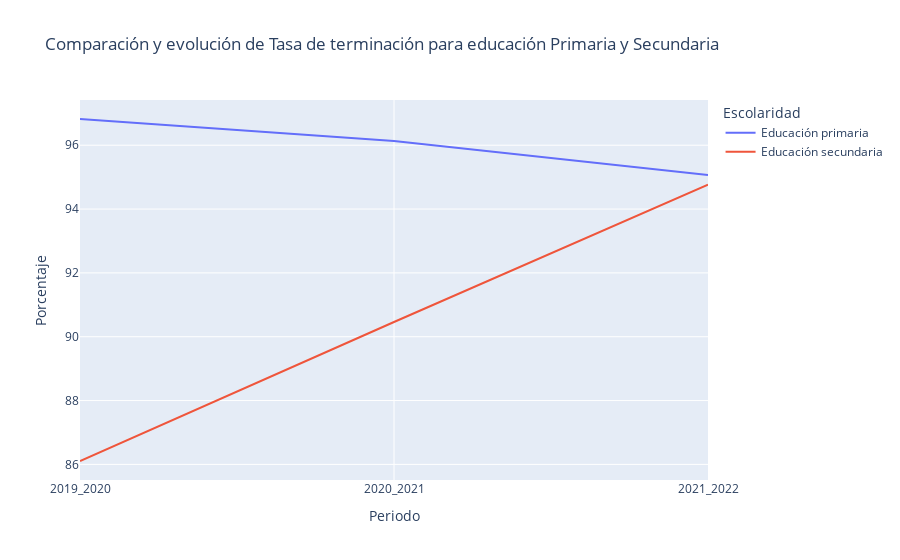

The cell this chart's notebook holds for it:
### Markdown cell above
##### Comparativa de Tasa de Terminación

### Code cell
plotter_primaria_secundaria('Tasa de terminación', data_escolar_subset)

### Figure 1 — Plotly figure (JSON) as saved in the notebook; plotly's stock layout.template omitted (floating-point values rounded to 4 significant figures)
{"data": [{"hovertemplate": "Escolaridad=Educación primaria<br>Periodo=%{x}<br>Porcentaje=%{y}<extra></extra>", "legendgroup": "Educación primaria", "line": {"color": "#636efa", "dash": "solid"}, "marker": {"symbol": "circle"}, "mode": "lines", "name": "Educación primaria", "orientation": "v", "showlegend": true, "type": "scatter", "x": ["2019_2020", "2020_2021", "2021_2022"], "xaxis": "x", "y": [96.82, 96.14, 95.07], "yaxis": "y"}, {"hovertemplate": "Escolaridad=Educación secundaria<br>Periodo=%{x}<br>Porcentaje=%{y}<extra></extra>", "legendgroup": "Educación secundaria", "line": {"color": "#EF553B", "dash": "solid"}, "marker": {"symbol": "circle"}, "mode": "lines", "name": "Educación secundaria", "orientation": "v", "showlegend": true, "type": "scatter", "x": ["2019_2020", "2020_2021", "2021_2022"], "xaxis": "x", "y": [86.11, 90.46, 94.76], "yaxis": "y"}], "layout": {"legend": {"title": {"text": "Escolaridad"}, "tracegroupgap": 0}, "title": {"text": "Comparación y evolución de Tasa de terminación para educación Primaria y Secundaria"}, "xaxis": {"anchor": "y", "domain": [0, 1], "title": {"text": "Periodo"}}, "yaxis": {"anchor": "x", "domain": [0, 1], "title": {"text": "Porcentaje"}}}}
